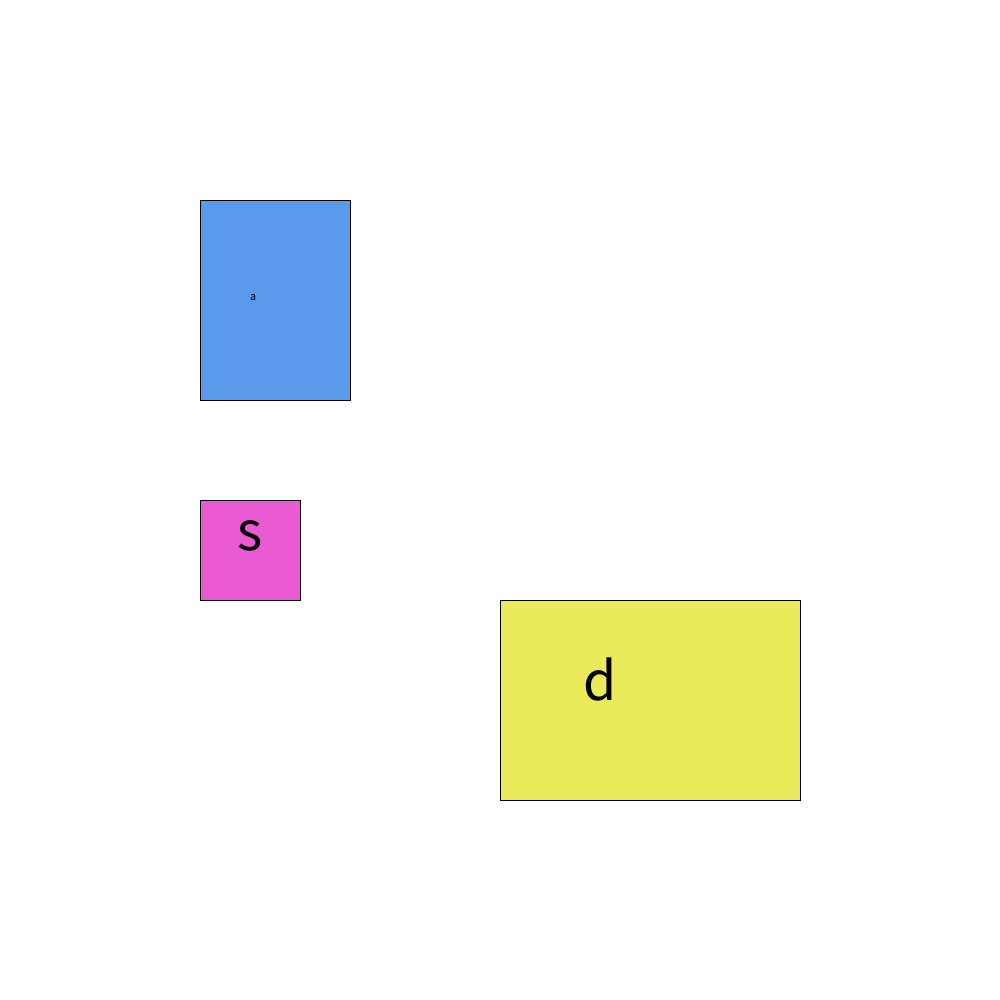
Frame 1 (no input)
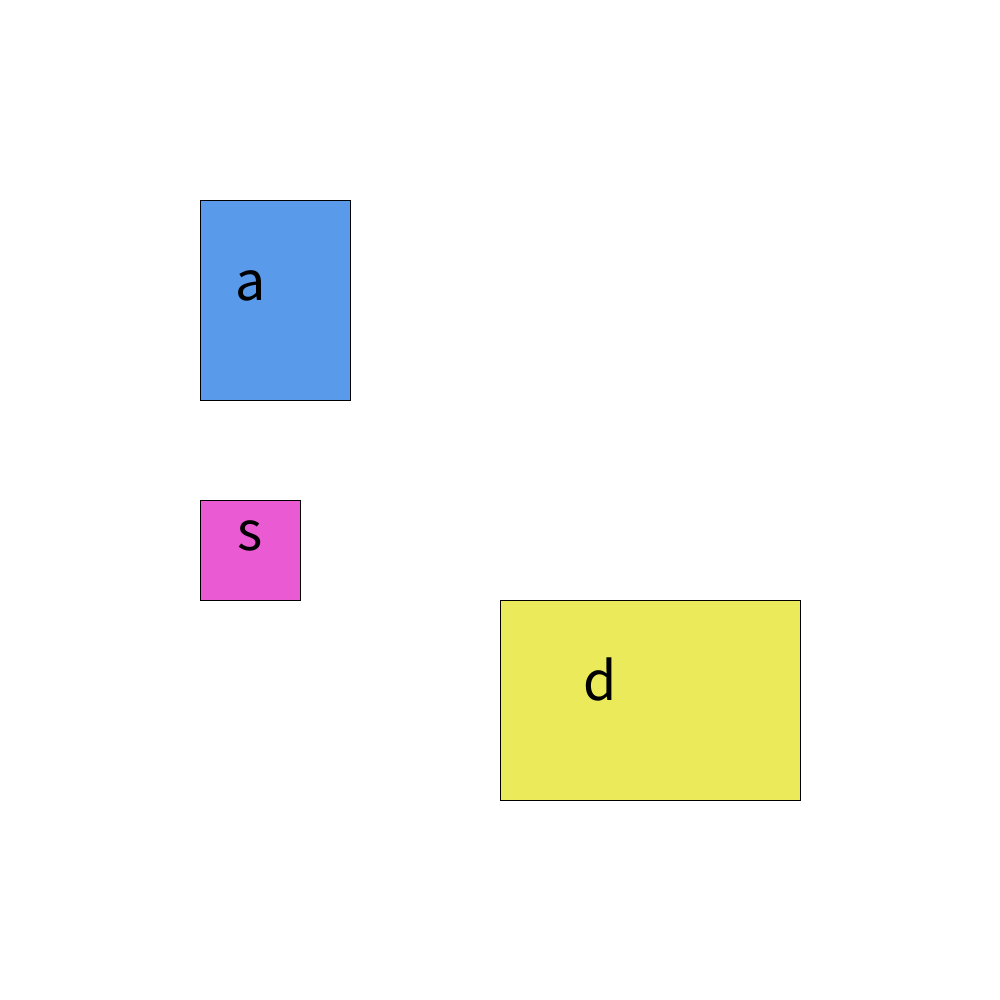
Frame 60 (the mouse pressed at the canvas centre just before this capture)
Frame 120 (the mouse held since frame 60 and released just before this capture): identical to frame 60, image omitted

The Processing sketch that drew these frames (run headless with seeded random() and noise(); from frame 60 on, the mouse is pressed at the canvas centre):

// Processing sketch: quiz5Attempt2
// ── quiz5Attempt2.pde
float totalTime = 3;
color activeColor1,activeColor2,activeColor3;
color normalColor1,normalColor2,normalColor3;
boolean isActive1, isActive2, isActive3 = false;
float endTime;


void setup(){
  
  size(1000,1000);
  background(255);
  totalTime *= 1000;
  activeColor1 = color(174,90,234);
  activeColor2 = color(174,90,234);
  activeColor3 = color(174,90,234);
  normalColor1 = color(90,154,234);
  normalColor2 = color(234,90,211);
  normalColor3 = color(234,234,90);
  
  
}

void draw(){
  background(255);
  buttonOne();
  buttonTwo();
  buttonThree();
 fill(0);
  text("a",250,300);
  textAlign(CENTER);
  textSize(60);
  
   text("s",250,550);
  textAlign(CENTER);
  textSize(60);
  
   text("d",600,700);
  textAlign(CENTER);
  textSize(60);
  
}

void buttonOne(){
  
  if(isActive1){
    fill(activeColor1);
    switchBackEndTime();
  }else{
    fill(normalColor1);
  }
  rect(200,200,150,200);
  
}

void buttonTwo(){
  if(isActive2){
    fill(activeColor2);
    switchBackEndTime();
  }else{
    fill(normalColor2);
  }
  rect(200,500, 100,100);
  
}

void buttonThree(){
  if(isActive3){
    fill(activeColor3);
    switchBackEndTime();
  }else{
    fill(normalColor3);
  }
  rect(500,600,300,200);
}



void switchBackEndTime(){
  if(millis() > endTime){
   isActive1 = false; 
   isActive2 = false; 
   isActive3 = false; 
  }
}

void mouseClicked(){
  
  if(mouseX > 200 && mouseX < 200 + 150 && mouseY > 200 && mouseY < 200 +200){
    isActive1 = true;
    buttonOne();
    endTime = millis() + totalTime;
  }
   if(mouseX > 200 && mouseX < 200 + 100 && mouseY >500 && mouseY < 500 + 100){
     isActive2 = true;
     buttonTwo();
    endTime = millis() + totalTime;
  }
  if(mouseX > 500 && mouseX < 500 + 300 && mouseY > 600 && mouseY < 600 + 200){
     isActive3 = true;
     buttonThree();
    endTime = millis() + totalTime;
      
}
  }
